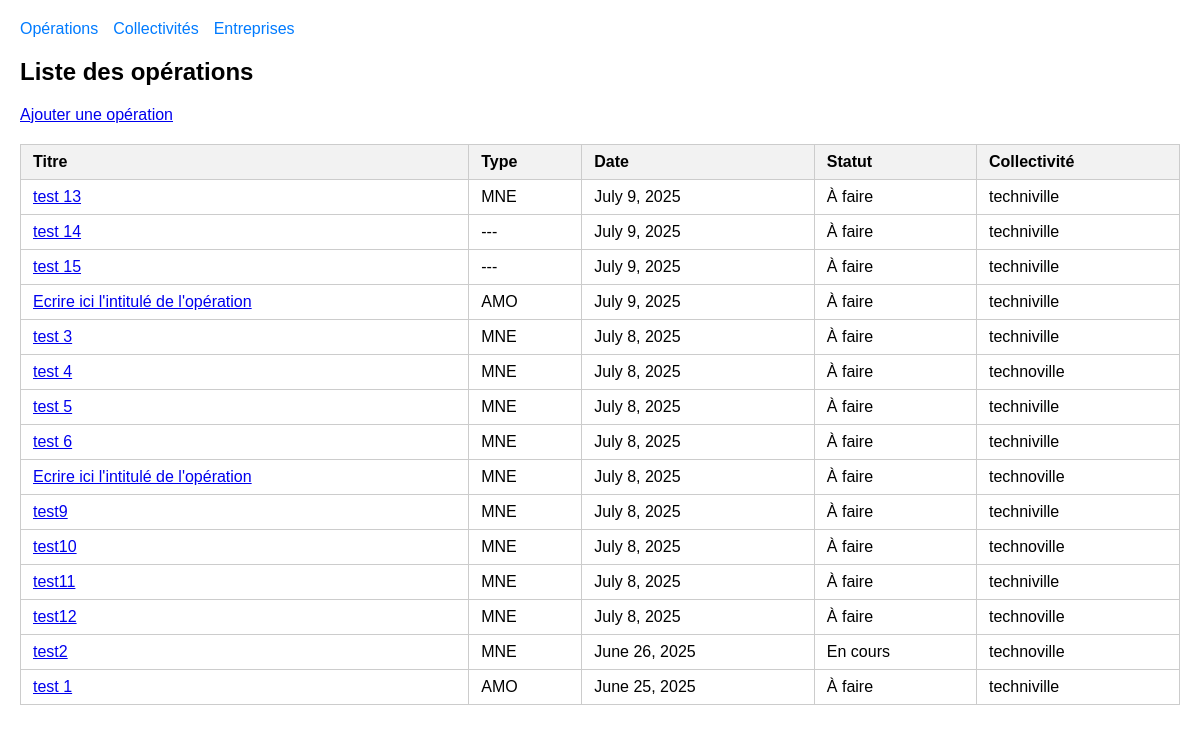
/, run on an earlier commit of the app's database.
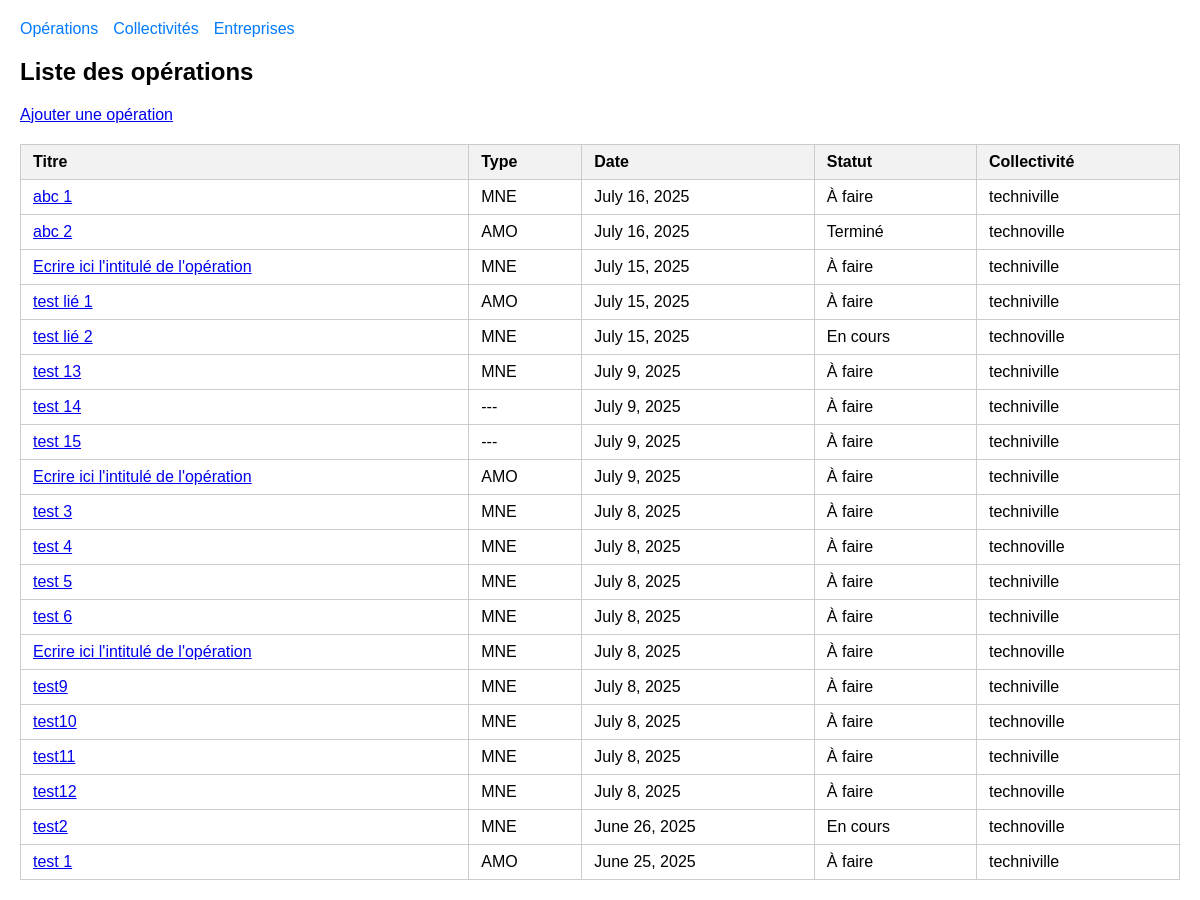
And on a later commit of the database.
### operation/models.py (models this page shows, shortened)
class Operation(models.Model):
    titre = models.CharField(max_length=200, default="Ecrire ici l'intitulé de l'opération")
    description = models.TextField(default="Ecrire ici une description de l'opéraion")
    date = models.DateField(default=datetime.date.today)
    collectivite = models.ForeignKey(Collectivite, on_delete=models.SET_NULL, related_name="operations", null=True, blank=True)
    statut = models.CharField(max_length=10, choices=STATUT_CHOICES, default='A_FAIRE')
    technicien = models.ForeignKey(Technicien, on_delete=models.SET_NULL, null=True, blank=True, default=1)
    entreprise = models.ForeignKey(Entreprise, on_delete=models.SET_NULL, related_name="operations", null=True, blank=True)
    type_operation = models.CharField(max_length=3, choices=TYPE_CHOICES, default='---')
    service = models.CharField(max_length=50, choices=SERVICE_CHOICES, default='---')
    est_liee = models.BooleanField(default=False)

class Collectivite(models.Model):
    nom = models.CharField(max_length=200)
    code_insee = models.CharField(max_length=10)
    elu = models.CharField(max_length=200)

### operation/views.py (the view)
# urls.py: path('', views.liste_operations, name='liste_operations'),
def liste_operations(request):
    operations = Operation.objects.all().order_by('-date')
    operation_cible_id = request.GET.get('lier_a')
    operation_cible = None
    operations_deja_liees = SousOperation.objects.values_list('titre', flat=True)
    if operation_cible_id:
        try:
            operation_cible = Operation.objects.get(id=operation_cible_id)
        except Operation.DoesNotExist:
            operation_cible = None
    return render(request, 'operation/liste_operations.html', {
        'operations': operations,
        'operation_cible_id': operation_cible_id,
        'operations_deja_liees': operations_deja_liees,
        'operation_cible' : operation_cible
    })

### operation/templates/operation/liste_operations.html (shortened to what this page needs)
{% extends 'operation/base.html' %}
{% load static %}
{% block content %}
    <h2>Liste des opérations</h2>
    <a href="{% url 'ajouter_operation' %}">Ajouter une opération</a>
    <table id="table-operations" class="display">
        <thead>
            <tr>
                <th>Titre</th>
                <th>Type</th>
                <th>Date</th>
                <th>Statut</th>
                <th>Collectivité</th>
            </tr>
        </thead>
        <tbody>
            {% for op in operations %}
                {% if operation_cible_id != op.id|stringformat:"s" %}
                    <tr>
                        <td><a href="{% url 'afficher_operation' op.id %}">{{ op.titre }}</a></td>
                        <td>{{ op.type_operation }}</td>
                        <td>{{ op.date }}</td>
                        <td>{{ op.get_statut_display }}</td>
                        <td>{{ op.collectivite.nom }}</td>
                    </tr>
                {% endif %}
            {% endfor %}
        </tbody>
    </table>
{% endblock %}

What changed in the data, as far as the page shows it:
added Operation: titre "abc 1", type_operation "MNE", date "July 16, 2025", statut "À faire", collectivite.nom "techniville"
added Operation: titre "abc 2", type_operation "AMO", date "July 16, 2025", statut "Terminé", collectivite.nom "technoville"
added Operation: titre "Ecrire ici l'intitulé de l'opération", type_operation "MNE", date "July 15, 2025", statut "À faire", collectivite.nom "techniville"
added Operation: titre "test lié 1", type_operation "AMO", date "July 15, 2025", statut "À faire", collectivite.nom "techniville"
added Operation: titre "test lié 2", type_operation "MNE", date "July 15, 2025", statut "En cours", collectivite.nom "technoville"
